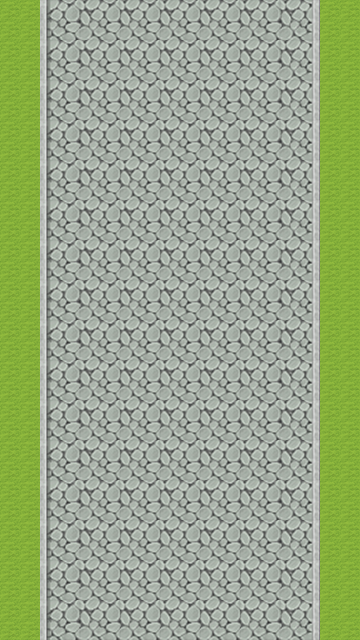

A level layout from a 2D game, rendered from its tile map. Below: a short description, then the map file with tile-grid data replaced by summaries:
An orthogonal 9x16 tile map with 40x40 px tiles, 1 tile layer (タイル・レイヤー1), 1 hidden layer not drawn.

<map version="1.0" orientation="orthogonal" renderorder="right-down" width="9" height="16" tilewidth="40" tileheight="40">
 <tileset firstgid="1" name="pipo-map001" tilewidth="40" tileheight="40">
  <image source="pipo-map001.png" width="320" height="440" />
 </tileset>
 <layer name="タイル・レイヤー1" width="9" height="16">
  <data>[144 cells, 144 non-empty, 4 distinct tile ids]</data>
 </layer>
 <layer name="タイル・レイヤー 2" width="9" height="16" visible="0">
  <data>[144 cells, 72 non-empty, 1 distinct tile ids]</data>
 </layer>
</map>